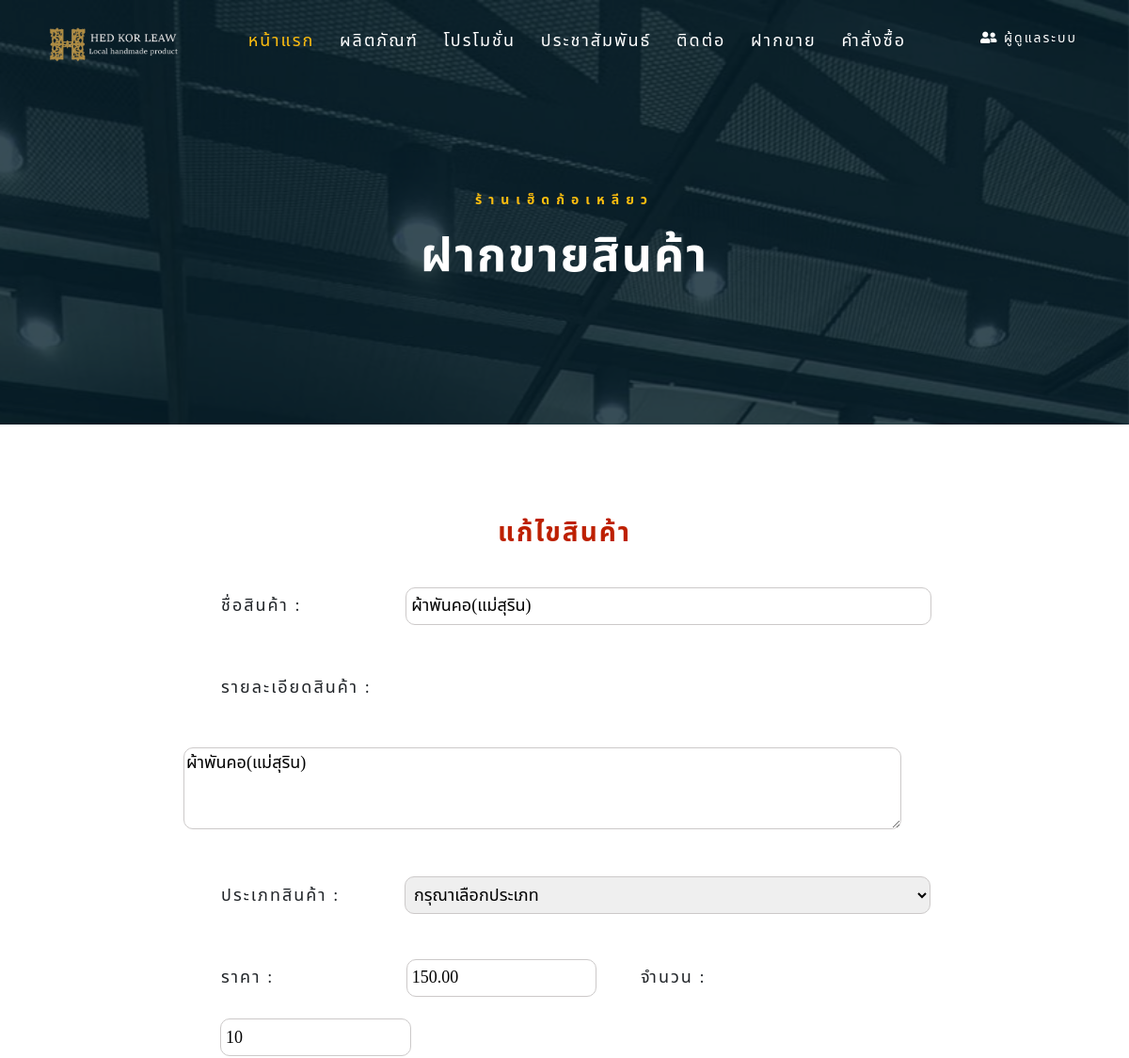
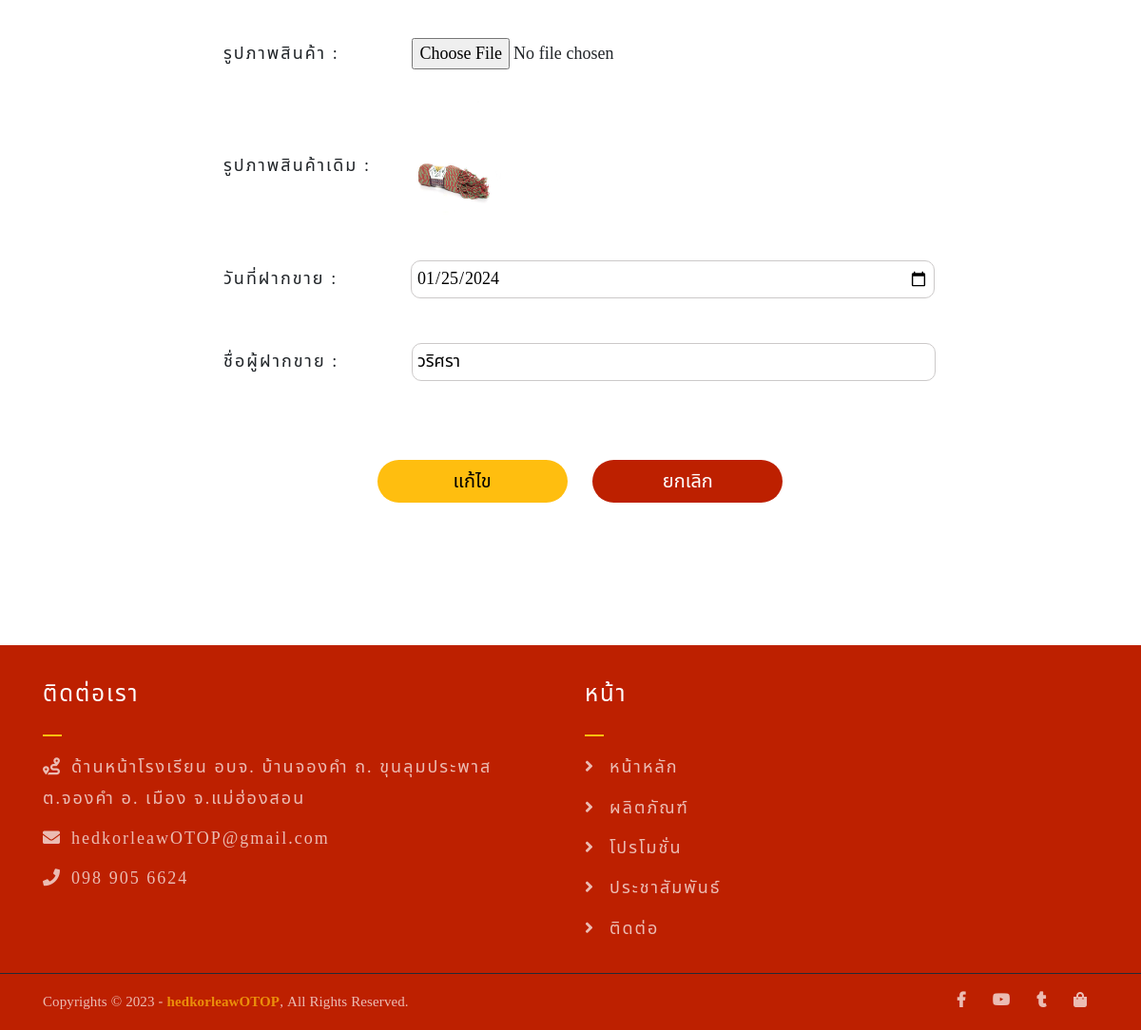
Screenshot of /employee/editorproduct.php?id=6 (signed in) with the database file from the repository (2 pictures, top to bottom).
### tables this page shows
CREATE TABLE `product` (
  `product_id` int(11) NOT NULL,
  `name` varchar(200) NOT NULL,
  `name_product` varchar(200) NOT NULL,
  `detail` varchar(250) DEFAULT NULL,
  `price` decimal(8,2) DEFAULT NULL,
  `type_pro` varchar(250) DEFAULT NULL,
  `pic_product` varchar(250) DEFAULT NULL,
  `amount` varchar(100) DEFAULT NULL,
  `dateadd` date DEFAULT current_timestamp()
);

### employee/editorproduct.php (the view, shortened to what this page needs)
<?php
require_once "../connectDB.php";
if (!$_SESSION['userid']) {
  header("Location: index.php");
} else {
?><!DOCTYPE html>
<html lang="en">
<head>
  <link rel="stylesheet" href="../assets/css/all.min.css" />
  <link rel="stylesheet" href="../assets/bootstrap/css/bootstrap.min.css" />
  <link rel="stylesheet" href="../assets/css/owl.carousel.css" />
  <link rel="stylesheet" href="../assets/css/magnific-popup.css" />
  <link rel="stylesheet" href="../assets/css/animate.css" />
  <link rel="stylesheet" href="../assets/css/meanmenu.min.css" />
  <link rel="stylesheet" href="../assets/css/main.css" />
  <link rel="stylesheet" href="css/index.css" />
  <link rel="stylesheet" href="../assets/css/responsive.css" />
</head>
<body>
  <div class="top-header-area" id="sticker">
    <div class="container">
      <div class="row">
        <div class="col-lg-12 col-sm-12 text-center">
          <div class="main-menu-wrap">
            <div class="site-logo" style="margin-right: 25px">
              <a href="index.php">
                <img src="../assets/img/logo_four_white.png" alt="" />
              </a>
            </div>
            <nav class="main-menu">
              <ul>
                <li class="current-list-item">
                  <a href="index.php">หน้าแรก</a>
                </li>
                <li>
                  <a href="shop.php">ผลิตภัณฑ์</a>
                </li>
                <li>
                  <a href="board.php">โปรโมชั่น</a>
                </li>
                <li><a href="news.php">ประชาสัมพันธ์</a></li>
                <li><a href="contact.php">ติดต่อ</a></li>
                <li>
                  <a href="consignment.php">ฝากขาย</a>
                </li>
                <li>
                  <a href="order.php">คำสั่งซื้อ</a>
                </li>
                <li>
                  <div class="header-icons" style="font-size: 14px; margin-left: 25px">
                    <div class="dropdown" style="float:right;">
                      <a class="member"><i class="	fas fa-user-friends">
                        </i> <?php echo $_SESSION['username'] ?></a>
                    </div>
                  </div>
                </li>
              </ul>
            </nav>
          </div>
        </div>
      </div>
    </div>
  </div>
  <div class="breadcrumb-section homepage-bg-3">
    <div class="container">
      <div class="row">
        <div class="col-lg-8 offset-lg-2 text-center">
          <div class="breadcrumb-text">
            <p>ร้านเฮ็ดก้อเหลียว</p>
            <h1>ฝากขายสินค้า</h1>
          </div>
        </div>
      </div>
    </div>
  </div>
  <h3 style="margin-top: 100px; text-align: center;">แก้ไขสินค้า</h3>
  <div class="checkout-section mt-50 mb-150">
    <div class="container" style="width: 70%;">
      <?php
      if(isset($_GET['id'])){
        $id = $_GET['id'];
      }else{
        $id = "";
      }
        $sql = "SELECT * FROM `product` WHERE product_id = '$id'";
        $result = mysqli_query($conn,$sql);
        $row = mysqli_fetch_array($result);
        ?>
      <form action="CRUDemp/update_product.php" method="post" enctype="multipart/form-data">
      <div class="group">
          <label for="name_product">ชื่อสินค้า :</label>
          <input name="name_product" type="text" value="<?php echo $row['name_product']?>" />
        </div>
        <div class="group">
          <label for="detail">รายละเอียดสินค้า : </label>
          <textarea name="detail" cols="72" rows="3"><?php echo $row['detail']?></textarea>
        </div>
        <div class="group">
          <label for="type_pro"> ประเภทสินค้า :</label>
          <select name="type_pro" id="type_pro">
            <option value="">กรุณาเลือกประเภท</option>
          </select>
        </div>
        <div class="group">
          <label for="price">ราคา : </label>
          <input type="number" name="price" min="0" style="margin-left: 104px;" value="<?php echo $row['price']?>"/>
          <label for="amount">จำนวน : </label>
          <input type="number" name="amount" min="0" style="margin-left: 39px;" value="<?php echo $row['amount']?>"/>
        </div>
        <div class="group">
          <label for="pic_product">รูปภาพสินค้า : </label>
          <input name="pic_product" type="file" size="40" accept=".jpg, .jpeg, .png" style="margin-left: 40px;"/>
          <br>
          <label>รูปภาพสินค้าเดิม : </label>
          <img src="../assets/img/products/<?php echo $row['pic_product']?>"
          style="background-position: center;
                 background-size: cover;
                 height: 150px;
                 width: 100px;">
        </div>
        <div class="group">
        <label for="dateadd">วันที่ฝากขาย :</label>
          <input name="dateadd" type="date" style="margin-left: 40px; width: 68%;" value="<?php echo $row['dateadd']?>"/>
          <label for="name">ชื่อผู้ฝากขาย :</label>
          <input name="name" type="text" style="margin-left: 40px; width: 68%;" value="<?php echo $row['name']?>"/>
        </div>
        <div class="button">
        <button type="submit" name="submitUpdateProduct">แก้ไข</button>
        <a class="cancel" href="consignment.php"><button type="button">ยกเลิก</button></a>
      </div>
      </form>
    </div>
  </div>
  <div class="footer-area">
    <div class="container">
      <div class="row">
        <div class="col-lg-6 col-md-6">
          <div class="footer-box get-in-touch">
            <h2 class="widget-title">ติดต่อเรา</h2>
            <ul>
              <li>
                <i class="fas fa-route" style="width: 20px; padding-right: 30px"></i>ด้านหน้าโรงเรียน อบจ. บ้านจองคำ ถ. ขุนลุมประพาส <br />ต.จองคำ
                อ. เมือง จ.แม่ฮ่องสอน
              </li>
              <li>
                <i class="fas fa-envelope" style="width: 20px; padding-right: 30px"></i>hedkorleawOTOP@gmail.com
              </li>
              <li>
                <i class="fas fa-phone" style="width: 20px; padding-right: 30px"></i>098 905 6624
              </li>
            </ul>
          </div>
        </div>
        <div class="col-lg-6 col-md-6">
          <div class="footer-box pages">
            <h2 class="widget-title">หน้า</h2>
            <ul>
              <li>
                <i class="fas fa-angle-right" style="padding-right: 15px"></i><a href="index.php">หน้าหลัก</a>
              </li>
              <li>
                <i class="fas fa-angle-right" style="padding-right: 15px"></i><a href="shop.php">ผลิตภัณฑ์</a>
              </li>
              <li>
                <i class="fas fa-angle-right" style="padding-right: 15px"></i><a href="board.php">โปรโมชั่น</a>
              </li>
              <li>
                <i class="fas fa-angle-right" style="padding-right: 15px"></i><a href="news.php">ประชาสัมพันธ์</a>
              </li>
              <li>
                <i class="fas fa-angle-right" style="padding-right: 15px"></i><a href="contact.php">ติดต่อ</a>
              </li>
            </ul>
          </div>
        </div>
      </div>
    </div>
  </div>
  <div class="copyright">
    <div class="container">
      <div class="row">
        <div class="col-lg-6 col-md-12">
          <p>
            Copyrights © 2023 -
            <a href="#">hedkorleawOTOP</a>, All Rights Reserved.
          </p>
        </div>
        <div class="col-lg-6 text-right col-md-12">
          <div class="social-icons">
            <ul>
              <li>
                <a href="https://www.facebook.com/hedkorleawOTOP" target="_blank"><i class="fab fa-facebook-f"></i></a>
              </li>
              <li>
                <a href="https://www.youtube.com/@MHSPAO" target="_blank"><i class="fab fa-youtube"></i></a>
              </li>
              <li>
                <a href="https://www.tiktok.com/@hedkorleaw2?is_from_webapp=1&sender_device=pc" target="_blank"><i class="fab fa-tumblr"></i></a>
              </li>
              <li>
                <a href="https://shopee.co.th/hedkorleaw?utm_content=v7AhqvmwtRwAThK4mwBdnNgesBV" target="_blank"><i class="fas fa-shopping-bag"></i></a>
              </li>
            </ul>
          </div>
        </div>
      </div>
    </div>
  </div>
</body>
</html>
<?php } ?>

### assets/css/main.css (style rules this page uses)
html { font-size: 14px; font-weight: 400; line-height: 28px; height: 100%; }
body { letter-spacing: 2px; font-family: "Noto Sans Thai"; font-weight: normal; font-size: 18px; }
body img { max-width: 100%; }
a { cursor: pointer; text-decoration: none; -webkit-transition: all 0.2s ease-in-out; -o-transition: all 0.2s ease-in-out; transition: all 0.2s ease-in-out; }
h1, .h1, h2, .h2, h3, .h3, h4, .h4, h5, .h5, h6, .h6 { font-family: "Noto Sans Thai"; font-weight: 700; margin: 0 0 1.25rem 0; color: #BD2000; }
h1:last-child, .h1:last-child, h2:last-child, .h2:last-child, h3:last-child, .h3:last-child, h4:last-child, .h4:last-child, h5:last-child, .h5:last-child, h6:last-child, .h6:last-child { margin: 0; }
h1, .h1 { font-size: 4rem; font-weight: 700; line-height: 4rem; }
h2, .h2 { font-size: 3rem; font-weight: 700; line-height: 3.25rem; }
h3, .h3 { font-size: 2rem; font-weight: 700; line-height: 2.25rem; }
p { font-family: "Noto Sans Thai"; font-weight: 400; font-size: 1rem; letter-spacing: 0.1px; line-height: 1.8; color: #BD2000; margin: 0 0 1.25rem 0; }
p:last-child { margin: 0; }
.mb-150 { margin-bottom: 150px; }
.breadcrumb-text p { color: #FFBE0F; font-weight: 700; text-transform: uppercase; letter-spacing: 7px; }
.breadcrumb-text h1 { font-size: 50px; font-weight: 900; color: #fff; margin: 0; margin-top: 20px; }
.breadcrumb-section { padding: 150px 0; background-size: cover; background-position: center center; position: relative; z-index: 1; background-attachment: fixed; padding-top: 200px; }
.breadcrumb-section:after { position: absolute; left: 0; top: 0; width: 100%; height: 100%; content: ""; background-color: #07212e; z-index: -1; opacity: 0.8; }
.top-header-area { position: absolute; z-index: 999; width: 100%; padding: 20px; }
nav.main-menu ul { margin: 0; padding: 0; list-style: none; }
nav.main-menu ul li { display: inline-block; }
nav.main-menu ul li a { color: #fff; display: block; padding: 10px; }
nav.main-menu ul > li { position: relative; }
nav.main-menu ul li:last-child a { display: inline-block; }
nav.main-menu > ul li:last-child { float: right; }
.site-logo { float: left; max-width: 150px; }
.main-menu-wrap { position: relative; }
.header-icons a { color: #fff; display: inline-block; padding: 10px; }
.site-logo { padding: 6px 0; }
nav.main-menu ul li.current-list-item > a { color: #FFBE0F; }
nav.main-menu li a { -webkit-transition: 0.3s; -o-transition: 0.3s; transition: 0.3s; }
.top-header-area .header-icons a { -webkit-transition: 0.3s; -o-transition: 0.3s; transition: 0.3s; }
.top-header-area { -webkit-transition: 0.3s; -o-transition: 0.3s; transition: 0.3s; }
.footer-area { background-color: #BD2000; color: #fff; padding: 30px 0; }
h2.widget-title { font-size: 24px; font-weight: 500; position: relative; padding-bottom: 20px; color: #fff; }
h2.widget-title:after { position: absolute; left: 0; bottom: 0; width: 20px; height: 2px; background-color: #FFBE0F; content: ""; }
.footer-box ul { margin: 0; padding: 0; list-style: none; }
.footer-box ul li { opacity: 0.7; margin-bottom: 10px; line-height: 1.8; }
.footer-box ul li:last-child { margin-bottom: 0; }
.copyright { background-color: #BD2000; border-top: 1px solid #232a35; }
.copyright p { margin: 0; color: #fff; opacity: 0.7; padding: 16px 0; font-size: 15px; }
.copyright a { color: #FFBE0F; font-weight: 700; }
.social-icons ul { margin: 0; padding: 0; list-style: none; }
.social-icons ul li { display: inline-block; }
.social-icons ul li a { font-size: 16px; color: #fff; opacity: 0.7; padding: 16px 10px; display: block; }
.footer-box ul li a { color: #fff; }
.footer-box.pages ul li { position: relative; padding-right: 50px; }
.footer-box.pages ul li:before { position: absolute; left: 0; top: 0; font-family: "Noto Sans Thai"; font-weight: 900; color: #FFBE0F; }
.footer-box.pages ul li a { -webkit-transition: 0.3s; -o-transition: 0.3s; transition: 0.3s; }
.social-icons ul li a { -webkit-transition: 0.3s; -o-transition: 0.3s; transition: 0.3s; }
html, body { height: 100%; }
.homepage-bg-3 { background-image: url(../img/hedkorleaw4.jpg); }
input[type="number"] { border: 1px solid #ddd; border-radius: 5px; padding: 10px; width: 100px; margin-bottom: 15px; }

### rows the page displays
product: name_product "ผ้าพันคอ(แม่สุริน)", detail "ผ้าพันคอ(แม่สุริน)", price "150.00", amount "10", pic_product (picture), dateadd "01/25/2024", name "วริศรา"

### other values shown
$_SESSION['username'] "ผู้ดูแลระบบ"
